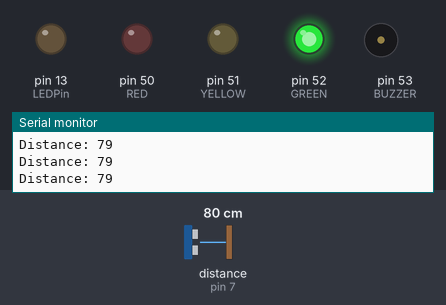
This sketch was run on a simulated Arduino Mega 2560, built with avr-gcc and run on an emulated ATmega2560. On the bench: output pins drawn as LEDs (lit = HIGH), buzzer (waves = sounding), the last lines printed to the serial monitor. Wiring (inferred from the names in the program): ultrasonic range finder: trigger pin 8; echo pin 7. The test bench sets the inputs (shaded band); at power-on: distance to the obstacle (sensor on pin 7) 80 cm. The echo pulse lasts 58.3 µs per cm; pins used as bus, display or sensor lines are not drawn.

Above: at 1.2 s.
1.3 s: distance to the obstacle (sensor on pin 7) set to 2 cm
At 3.1 s:
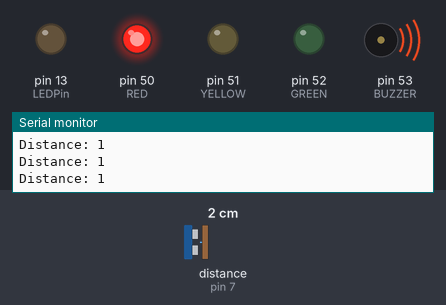
3.7 s: distance to the obstacle (sensor on pin 7) set to 9 cm
At 5.3 s:
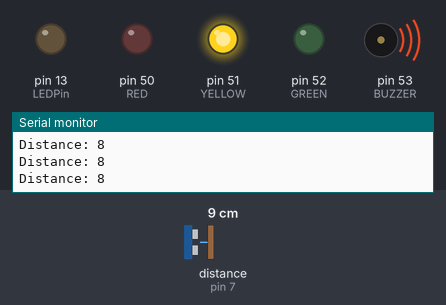
5.6 s: distance to the obstacle (sensor on pin 7) set to 4 cm
At 6.9 s:
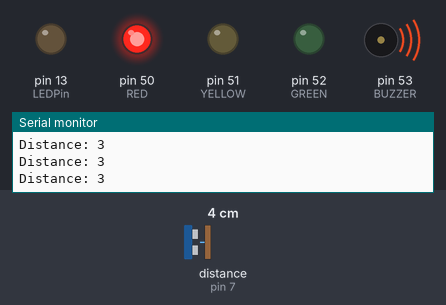
Timing chart, 0 to 8.8 s (numbered marks = the images above; inputs shaded):
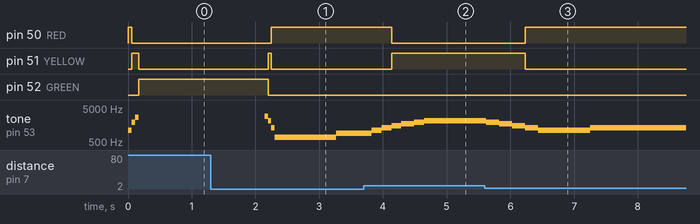

The sketch:

Lab9-Ultrasonic_Sensor.ino
```cpp
#define echoPin 7 // Echo Pin
#define trigPin 8 // Trigger Pin
#define LEDPin 13 // Onboard LED

#define RED 50
#define YELLOW 51
#define GREEN 52

#define BUZZER 53

int maximumRange = 200; // Maximum range needed
int minimumRange = 0; // Minimum range needed
long duration, distance; // Duration used to calculate distance

int distance_arr[20];
int arr_length = sizeof(distance_arr) / sizeof(int);
int average = 0;

void setup() {
  Serial.begin (9600);
  pinMode(trigPin, OUTPUT);
  pinMode(echoPin, INPUT);
  pinMode(LEDPin, OUTPUT); // Use LED indicator (if required)
  for (int led = RED; led <= GREEN; led++) pinMode(led, OUTPUT);
  pinMode(BUZZER, OUTPUT);
}

void freq(int d){
  int f = 0;
  if (d > 12) f = 0;
  else f = 200 * d + 500;
  // Serial.print("Frequency: ");
  // Serial.println(f);
  tone(BUZZER, f);
}

int avg_distance(int d){
  int sum = 0;
  int avg = 0;
  for (int i = arr_length; i > 0; i--){
    distance_arr[i] = distance_arr[i - 1];
  }
  distance_arr[0] = d;

  for (int j = 0; j < arr_length; j++){
    sum += distance_arr[j];
  }

  avg = sum / arr_length;

  return avg;
}

void loop() {
  /* The following trigPin/echoPin cycle is used to determine the
  distance of the nearest object by bouncing soundwaves off of it. */
  digitalWrite(trigPin, LOW);
  delayMicroseconds(2);

  digitalWrite(trigPin, HIGH);
  delayMicroseconds(10);
  digitalWrite(trigPin, LOW);
  duration = pulseIn(echoPin, HIGH);

  //Calculate the distance (in cm) based on the speed of sound.
  distance = duration/58.2;

  average = avg_distance(distance);

  freq(average);

  Serial.print("Distance: ");
  if (average > maximumRange) Serial.println("-1");
  else Serial.println(average);

  if (average >= 12) {
    digitalWrite(GREEN, HIGH);
    digitalWrite(YELLOW, LOW);
    digitalWrite(RED, LOW);
  }
  else if (average >= 5 && average < 12) {
    digitalWrite(GREEN, LOW);
    digitalWrite(YELLOW, HIGH);
    digitalWrite(RED, LOW);
  }
  else if (average < 5) {
    digitalWrite(GREEN, LOW);
    digitalWrite(YELLOW, LOW);
    digitalWrite(RED, HIGH);
  }


  //Delay 50ms before next reading.
  delay(50);
}
```

Measured:
- after the input at 1.3 s, pin 50 (RED): LOW → HIGH after 0.95 s; pin 51 (YELLOW): LOW → HIGH after 0.90 s, → LOW 0.05 s later; pin 52 (GREEN): HIGH → LOW after 0.90 s; tone on pin 53 (BUZZER): plays 2900 Hz for 0.05 s, 2100 Hz for 0.05 s, 1300 Hz for 0.05 s, 700 Hz for 0.97 s, 900 Hz for 0.43 s, starting after 0.85 s
- after the input at 3.7 s, pin 50 (RED): HIGH → LOW after 0.44 s; pin 51 (YELLOW): LOW → HIGH after 0.44 s; tone on pin 53 (BUZZER): plays 1100 Hz for 0.15 s, 1300 Hz for 0.15 s, 1500 Hz for 0.15 s, 1700 Hz for 0.21 s, 1900 Hz for 0.15 s, 2100 Hz for 0.95 s, starting after 0.13 s
- after the input at 5.6 s, pin 50 (RED): LOW → HIGH after 0.64 s; pin 51 (YELLOW): HIGH → LOW after 0.64 s; tone on pin 53 (BUZZER): plays 1900 Hz for 0.20 s, 1700 Hz for 0.20 s, 1500 Hz for 0.20 s, 1300 Hz for 0.20 s, 1100 Hz for 0.82 s, 1300 Hz for 6.4 s, starting at once
